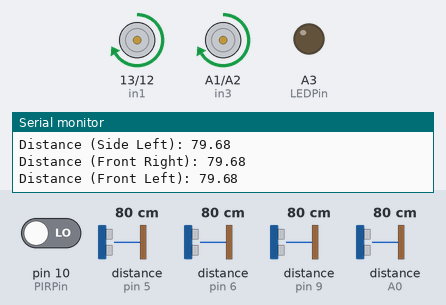
Bench run of a sketch on a simulated Arduino Uno, built with avr-gcc and run on an emulated ATmega328P. Parts: motor-driver pin pairs drawn as motors (green arrow = first pin HIGH = forward, orange = second pin HIGH = backward, longer = more drive, scaled by the enable pin), output pins drawn as LEDs (lit = HIGH), the last lines printed to the serial monitor. Wiring (inferred from the names in the program): 4 × ultrasonic range finder: trigger pin 2, echo A0 / trigger pin 4, echo pin 5 / trigger pin 7, echo pin 6 / trigger pin 8, echo pin 9. The test bench sets the inputs (shaded band); at power-on: distance to the obstacle (sensors on A0, pin 6, pin 5, pin 9) 80 cm, pin 10 (PIRPin) LOW. The echo pulse lasts 58.3 µs per cm; pins used as bus, display or sensor lines are not drawn.

Above: at 1.9 s.
2.0 s: distance to the obstacle (sensor on A0) set to 29 cm
4.9 s: distance to the obstacle (sensor on A0) set to 23 cm
At 7.5 s:
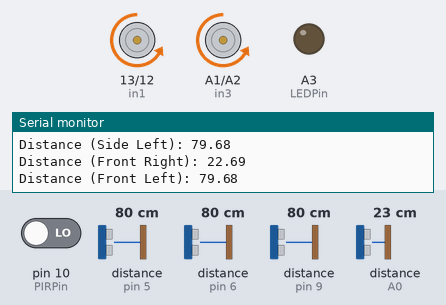
8.1 s: distance to the obstacle (sensor on pin 6) set to 28 cm
11.3 s: distance to the obstacle (sensor on pin 6) set to 23 cm
At 13.59 s:
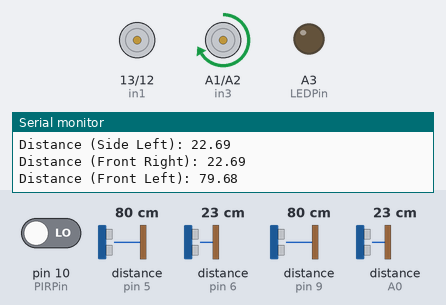
At 14.6 s:
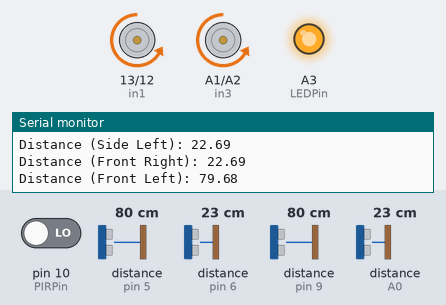
15.7 s: distance to the obstacle (sensor on pin 5) set to 18 cm
Timing chart, 0 to 19.0 s (numbered marks = the images above; inputs shaded):
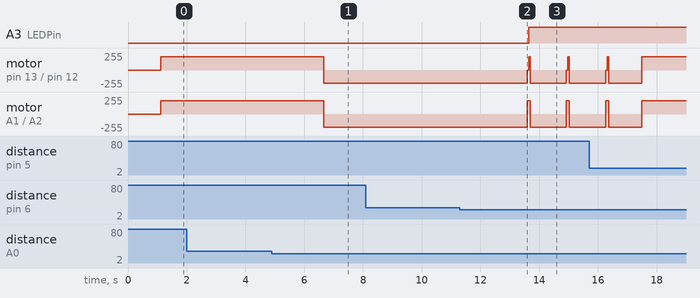

Measured:
- the behaviour switches between 26 and 25 cm on distance to the obstacle (sensor on A0) (found by bisection; images 0 and 1)
- the behaviour switches between 26 and 25 cm on distance to the obstacle (sensor on pin 6) (found by bisection; images 1 and 2)
- after the input at 4.9 s, motor on pin 13 (in1) / pin 12 (in2), motor on A1 (in3) / A2 (in4): forward 200/255 → backward 200/255 after 1.8 s
- after the input at 11.3 s, A3 (LEDPin): LOW → HIGH after 2.3 s; motor on A1 (in3) / A2 (in4): alternates forward 200/255 for 0.10 s and backward 200/255 for 1.2 s, starting after 2.3 s

The sketch:

fulllnavigation4_3_22.ino.ino
```cpp
//#include <bits/stdc++.h>
using namespace std;

// Constants

  // input pin for PIR sensor
  int PIRPin = 10;

  // current state of PIR sensor
  int pirState = LOW;

  // value returned by PIR sensor
  int motion = 0;

  // trigger and echo pins for front ultrasonic sensors
  const int trigFR = 2;
  const int echoFR = A0;
  const int trigFL = 4;
  const int echoFL = 5;

  // trigger and echo pins for side ultrasonic sensors
  const int trigSL = 7;;
  const int echoSL = 6;
  const int trigSR = 8;
  const int echoSR = 9;

  // constant for conversion
  const float speed_sound = .0343;

  // maximum distance to person
  const float max_dist = 50;

  // time interval between measurements
  int interval = 1000;


  //pins for motors

  //Motor A

int enA = 11;
int in1 = 13;
int in2 = 12;

//Motor B

int enB = 3;
int in3 = A1;
int in4 = A2;

  //pin for LED
  #define LEDPin A3

  //////////// Variables

  // store time and distance for front ultrasonic sensors
  float timeFL, distFL, timeFR, distFR;

  // store time and distance for side ultrasonic sensors
  float timeSL, distSL, timeSR, distSR;

  // store difference between two sensor values
  float diffS, absDiffS;

  //PIR sensor
  int see_val;

///////----- function declarations

void lost_sequence();
void One();
void Back();
void Right();
void Left();


void setup() {

     // Set all the motor control pins to outputs
pinMode(enA, OUTPUT);
pinMode(enB, OUTPUT);
pinMode(in1, OUTPUT);
pinMode(in2, OUTPUT);
pinMode(in3, OUTPUT);
pinMode(in4, OUTPUT);


  // set pin mode for each pin
  pinMode(PIRPin, INPUT);
  pinMode(trigFL, OUTPUT);
  pinMode(echoFL, INPUT);
  pinMode(trigFR, OUTPUT);
  pinMode(echoFR, INPUT);
  pinMode(trigSL, OUTPUT);
  pinMode(echoSL, INPUT);
  pinMode(trigSR, OUTPUT);
  pinMode(echoSR, INPUT);

  // LED Pin
  pinMode(LEDPin,OUTPUT);
  Serial.begin(9600);


}


void loop() {

// DATA COLLECTION

  // calculate distance from front right US
  digitalWrite(trigFR, LOW);
  delayMicroseconds(2);
  digitalWrite(trigFR, HIGH);
  delayMicroseconds(10);
  digitalWrite(trigFR, LOW);
  // finds duration of pulse
  timeFR = pulseIn(echoFR, HIGH);
  // distance = speed * (time / 2)
  distFR = (timeFR*speed_sound)/2;


  // calculate distance from front left US
  delayMicroseconds(2);
  digitalWrite(trigFL, LOW);
  delayMicroseconds(2);
  digitalWrite(trigFL, HIGH);
  delayMicroseconds(10);
  digitalWrite(trigFL, LOW);
  // finds duration of pulse
  timeFL = pulseIn(echoFL, HIGH);
  // distance = speed * (time / 2)
  distFL = (timeFL*speed_sound)/2;

  // calculate distance from right, side US
  digitalWrite(trigSR, LOW);
  delayMicroseconds(2);
  digitalWrite(trigSR, HIGH);
  delayMicroseconds(10);
  digitalWrite(trigSR, LOW);
  // Finds duration of pulse
  timeSR = pulseIn(echoSR, HIGH);
  // Distance = speed * (time / 2)
  distSR = (timeSR*speed_sound)/2;

  delayMicroseconds(2);
  // Sends 8 microsecond pulse for left
  digitalWrite(trigSL, LOW);
  delayMicroseconds(2);
  digitalWrite(trigSL, HIGH);
  delayMicroseconds(10);
  digitalWrite(trigSL, LOW);

  // Finds duration of pulse
  timeSL = pulseIn(echoSL, HIGH);
  // Distance = speed * (time / 2)
  distSL = (timeSL*speed_sound)/2;

  // detect motion from PIR sensor
  motion = digitalRead(PIRPin);

// DEBUGGING AND OUTPUT

  // debugging for front ultrasonic sensors
  if (distFR > max_dist && distFR > max_dist) {
    Serial.println("No object detected in front");
  }
  else if (distFL > max_dist) {
    Serial.println("Turn right");
  }
  else if (distFR > max_dist) {
    Serial.println("Turn left");
  }
  else {
    Serial.println("Continue");
  }

  // output for side ultrasonic sensors
  Serial.print("Distance (Side Right): ");
  Serial.println(distSR);
  Serial.print("Distance (Side Left): ");
  Serial.println(distSL);

  // output for side ultrasonic sensors
  Serial.print("Distance (Front Right): ");
  Serial.println(distFR);
  Serial.print("Distance (Front Left): ");
  Serial.println(distFL);

  // debugging for PIR sensor
  if (motion == HIGH) {
      if (pirState == LOW) {
        // we have just turned on
        Serial.println("Motion detected!");
        pirState = HIGH;
      }
  }
  else {
    if (pirState == HIGH){
      // we have just turned of
      Serial.println("Motion ended!");
      // We only want to print on the output change, not state
      pirState = LOW;
    }
  }

  // time between measurements
  delay(interval);


  //////////////////////////////////////////////////////////////////////////////
  // FOLLOWING LOGIC

  // the goal is for the front sensors the keep the person an equal distance
  // the side sensors only need to noitfy when following will result in bumping

  //declare : diffS , absDiffS,


  //check the difference between two sensor readings
  diffS = (distFR-distFL);
  absDiffS = abs(diffS);


  //lost sequence

  //if the sensors indicate 0 or out of range, notify

  if (distFR == 0  && distFL == 0 ) {
    lost_sequence();
  }


  // i could make notification a light going off

  //    Lost();
  //    Right();
  //    Left();
  //  Serial.print("WYAAA ");
  //   if (see_val = 1){
  //       One();
   //      Serial.print("forwarddd cuz see ");
  //    }
  // }

  //else if (distSR > max_dist && distSL > max_dist){
    //Serial.print("WYAAA??? ");


  //if ony one senson can "see"


    //while the difference betwwen the sensors is *sufficiently* small, move forward
    if(absDiffS <=7)  { //& pirState = HIGH)
      One();
      // keep time using millis or use some counter?
    Serial.print("forward after while ");
    delay(50);
    }
    else{
      if (absDiffS <=7 ){ //& pirState = LOW
//      lost();
      delay(500);
      lost_sequence();
    }


if(distFR <25 || distFL< 25) {
  Back();
   delay(50);
}


//
//    //if distance to the right sensor is greater, left turn to get values equal
//    if(distFR>distFL)
//    {
//     Left();
//    Serial.print("go left ");
//    delay(500);
//  }else{
//    One();
//    Serial.print("forwarddd after left ");
//    delay(500);
//    }
//
//    //if distance to left sensor is greater, right turn to get values equal
//   if(distFL-distFR>7)
//   {
//     Right();
//    Serial.print("go right ");
//  }else{
//  //moveForward();
//  Serial.print("forward after right ");
//  }
//
//

  // if the sensed object's value is not close to the average distance value ignore
  // this only engages after the car has been following something for some time
  //
  // time_now = millis()/1000
  // seconds = time_now - time_last
  //
  // if(seconds > 3){
  //   if dist FL or dist FR > double of median distance or signficant percentage{
  //     Lost_sequence()
  //
  //     // make array of dist values
  //     // find median of unsorted array
  //     //
  //   }
  // }


  /////////////////////////////////////

  ///AVOIDANCE LOGIC

  //if there's an obstacle on the left but not right
  // move back, go right , then look for person
  if (distSL < 25 || distSR < 25) {
    Back();
    delay(50);
    Right();
    delay(50);
    //lost sequence to tell owner come back
    lost_sequence();
    delay(50);
//    lost();

//  }
//
//  if (distSR < 25 & distSL > 25) {
//    Back();
//    delay(50);
//    Left();
//    delay(50);
//    //lost sequence to tell owner come back
//    lost_sequence();
////    lost();
//    Serial.print("backward, look for person ");
//  }

}
    }
}


///PIR LOW to HIGH and when ultrasonics go proper


////////////////
///Logic Functions


void lost_sequence()
{
    //blink LED
    for (int i = 0; i < 6; i++){
      digitalWrite(LEDPin,HIGH); //Turn the LED on
    }
    // drive forward and back
    One();
    delay(50);
    Back();

  }

   int lost(){

    see_val = digitalRead(PIRPin); // read input value

    if (see_val == HIGH) { // check if the input is HIGH
      digitalWrite(LEDPin, HIGH); // turn LED ON

    if (pirState == LOW) {
    // we have just turned on
      Serial.println("Motion detected!");
    // We only want to print on the output change, not state
    pirState = HIGH;
    }

    } else {

    delayMicroseconds(100);
    digitalWrite(LEDPin, LOW); // turn LED OFF

  }


    if (pirState == HIGH){
    // we have just turned of
    Serial.println("Motion ended!");
    // We only want to print on the output change, not state
    pirState = LOW;
    }
     see_val = digitalRead(PIRPin);

    return see_val;

    }


  ///////////////////////////////////////////
  ////MOTOR CONTROL


  void One()
  {
    // this function will run motors in one direction at fied speed

    //Turn on motor A
    digitalWrite(in1, HIGH);
    digitalWrite(in2, LOW);

    analogWrite(enA,200);
    delayMicroseconds(500);
    //analogWrite(enA,100);
   // delayMicroseconds(10);
    //analogWrite(enA,150);
    //delayMicroseconds(10);
    //analogWrite(enA,200);


    //Turn on motor B
    digitalWrite(in3, HIGH);
    digitalWrite(in4, LOW);


    analogWrite(enB,200);
    delayMicroseconds(500);
    //analogWrite(enB,100);
    //delayMicroseconds(10);
    //analogWrite(enB,150);
    //delayMicroseconds(10);
    //analogWrite(enB,200);
  }

  void Back()
  {
    // this function will run motors in one direction at fied speed

    //Turn on motor A
    digitalWrite(in1, LOW);
    digitalWrite(in2, HIGH);

    analogWrite(enA,200);
    delayMicroseconds(500);
//    analogWrite(enA,100);
//    delayMicroseconds(10);
//    analogWrite(enA,150);
//    delayMicroseconds(10);
//    analogWrite(enA,200);


    //Turn on motor B
    digitalWrite(in3, LOW);
    digitalWrite(in4, HIGH);


    analogWrite(enB,200);
    delayMicroseconds(500);
//    analogWrite(enB,100);
//    delayMicroseconds(10);
//    analogWrite(enB,150);
//    delayMicroseconds(10);
//    analogWrite(enB,200);
  }

  void Right()
  {
    // this function will run motors in opposite direction at fied speed

    //Turn on motor A
    digitalWrite(in1, LOW);
    digitalWrite(in2, LOW);

    analogWrite(enA,200);
    delayMicroseconds(500);
//    analogWrite(enA,100);
//    delayMicroseconds(10);
//    analogWrite(enA,150);
//    delayMicroseconds(10);
//    analogWrite(enA,200);


    //Turn on motor B
    digitalWrite(in3, HIGH);
    digitalWrite(in4, LOW);


    analogWrite(enB,200);
    delayMicroseconds(500);
//    analogWrite(enB,100);
//    delayMicroseconds(10);
//    analogWrite(enB,150);
//    delayMicroseconds(10);
//    analogWrite(enB,200);
  }

  void Left() {
    // this function will run motors in opposite direction at fixed speed

    //Turn on motor A
    digitalWrite(in1, HIGH);
    digitalWrite(in2, LOW);

    analogWrite(enA,200);
    delayMicroseconds(500);
//    analogWrite(enA,100);
//    delayMicroseconds(10);
//    analogWrite(enA,150);
//    delayMicroseconds(10);
//    analogWrite(enA,200);


    //Turn on motor B
    digitalWrite(in1, LOW);
    digitalWrite(in2, LOW);


    analogWrite(enB,200);
    delayMicroseconds(500);
//    analogWrite(enB,100);
//    delayMicroseconds(10);
//    analogWrite(enB,150);
//    delayMicroseconds(10);
//    analogWrite(enB,200);
  }


  //
  // // Function for calculating
  // // the median
  // double findMedian(vector<int> a,
  //                   int n)
  // {
  //
  //     // If size of the arr[] is even
  //     if (n % 2 == 0) {
  //
  //         // Applying nth_element
  //         // on n/2th index
  //         nth_element(a.begin(),
  //                     a.begin() + n / 2,
  //                     a.end());
  //
  //         // Applying nth_element
  //         // on (n-1)/2 th index
  //         nth_element(a.begin(),
  //                     a.begin() + (n - 1) / 2,
  //                     a.end());
  //
  //         // Find the average of value at
  //         // index N/2 and (N-1)/2
  //         return (double)(a[(n - 1) / 2]
  //                         + a[n / 2])
  //                / 2.0;
  //     }
  //
  //     // If size of the arr[] is odd
  //     else {
  //
  //         // Applying nth_element
  //         // on n/2
  //         nth_element(a.begin(),
  //                     a.begin() + n / 2,
  //                     a.end());
  //
  //         // Value at index (N/2)th
  //         // is the median
  //         return (double)a[n / 2];
  //     }
  // }
  //
```
